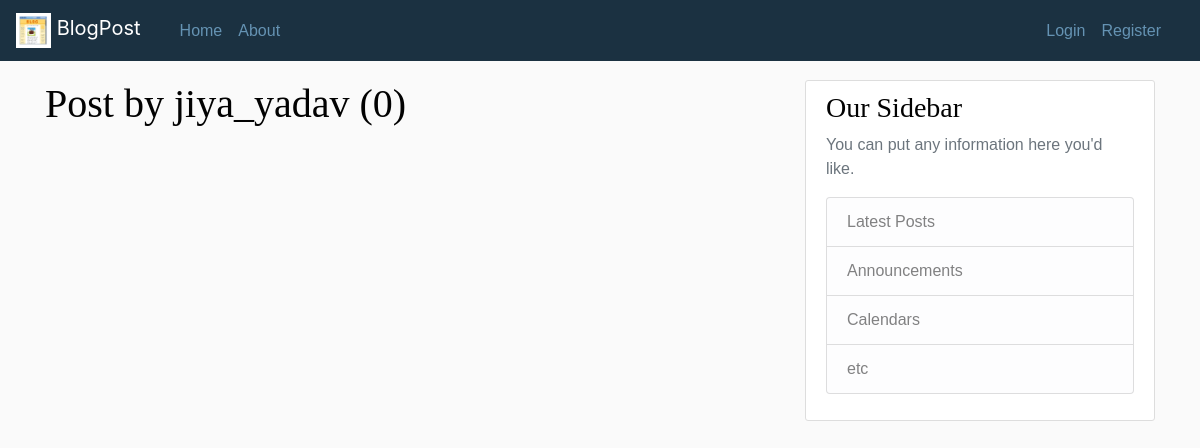
Page /user/jiya_yadav on the earlier database version.
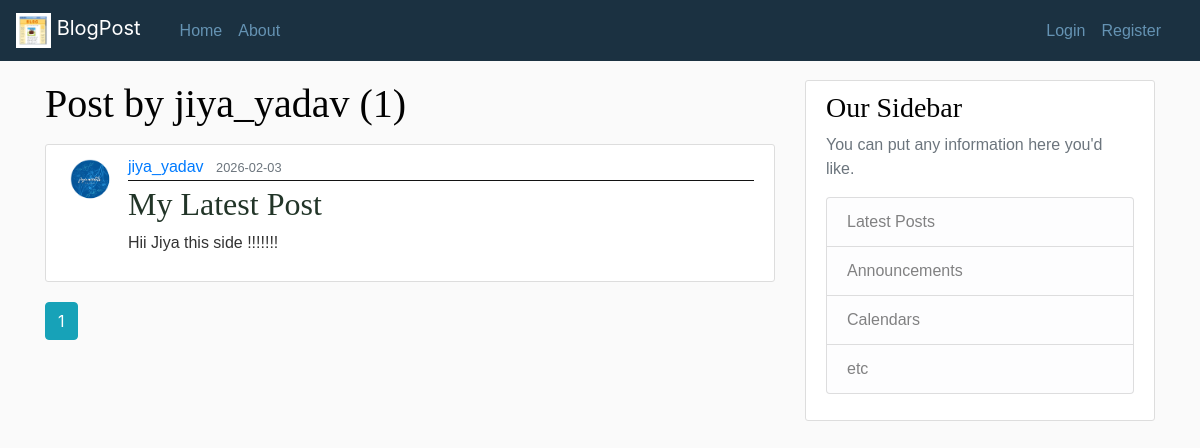
Same page on the later database version.
### Blogpost/models.py (models this page shows, shortened)
class Post(db.Model):
    id = db.Column(db.Integer, primary_key=True)
    title = db.Column(db.String(100), nullable=False)
    date_posted = db.Column(db.DateTime, nullable=False, default=datetime.utcnow)
    content = db.Column(db.Text, nullable=False)
    user_id = db.Column(db.Integer, db.ForeignKey('user.id'), nullable=False)

class User(db.Model, UserMixin):
    id = db.Column(db.Integer, primary_key=True)
    username = db.Column(db.String(20), unique=True, nullable=False)
    email = db.Column(db.String(120), unique=True, nullable=False)
    image_file = db.Column(db.String(20), nullable=False, default='download.jpg')
    password = db.Column(db.String(60), nullable=False)
    posts = db.relationship('Post', backref='author', lazy=True)

### Blogpost/Users/routes.py (the view)
@users.route("/user/<string:username>")
def user_post(username):
    page = request.args.get('page',1, type=int,)
    user = User.query.filter_by(username=username).first_or_404()
    posts = Post.query.filter_by(author=user)\
            .order_by(Post.date_posted.desc())\
            .paginate(page=page,per_page=4)
    return render_template('user_post.html', posts=posts, user=user)

### Blogpost/templates/user_post.html
{% extends 'layout.html' %}
{% block content %}
    <h1 class="mb-3"> Post by {{ user.username }} ({{ posts.total }})</h1>
        {% for post in posts.items %}
            <article class="media content-section">
                <img class="rounded-circle article-img" src="{{ url_for('static', filename ='profile_pic/' + post.author.image_file) }}">
                <div class="media-body">
                    <div class="article-metadata">
                    <a class="mr-2" href="{{url_for('users.user_post', username=post.author.username)}}">{{ post.author.username }}</a>
                    <small class="text-muted">{{ post.date_posted.strftime('%Y-%m-%d') }}</small>
                    </div>
                    <h2><a class="article-title" href="{{url_for('posts.post', post_id=post.id)}}">{{ post.title }}</a></h2>
                    <p class="article-content">{{ post.content }}</p>
                </div>
            </article>
        {% endfor %}
        {% for page_num in posts.iter_pages(left_edge=1, right_edge=1, left_current=1, right_current=1) %}
            {% if page_num %}
                {% if posts.page == page_num %}
                    <a class="btn btn-info mb-4" href="{{url_for('users.user_post', username=user.username, page=page_num)}}"> {{ page_num }} </a>
                {% else %}
                    <a class="btn btn-outline-info mb-4" href="{{url_for('users.user_post',username=user.username, page=page_num)}}"> {{ page_num }} </a>
                {% endif %}
            {% else %}
                ...
            {% endif %}
        {% endfor %}
{% endblock content %}

Differences in the rows shown:
added Post: image_file (picture), author.username "jiya_yadav", date_posted "2026-02-03", title "My Latest Post", content "Hii Jiya this side !!!!!!!"
Other differences:
{{ posts.total }}: "0" → "1"
new list line: "1"
